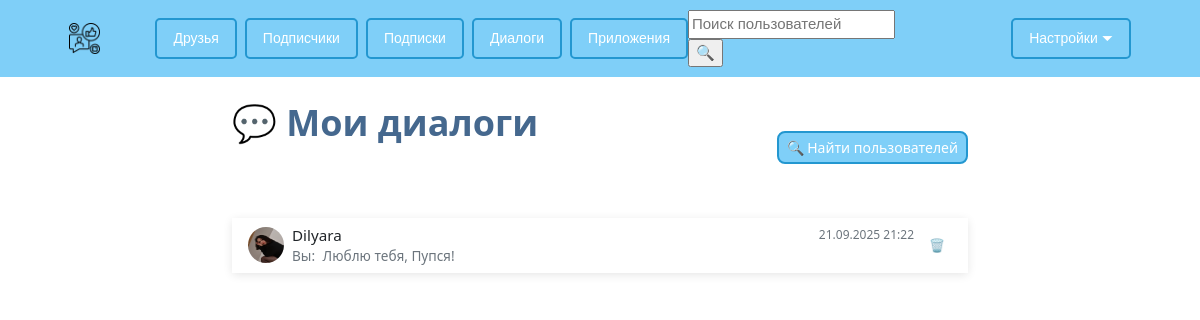
Screenshot of /dialogs/messages/ (signed in) with the database file from the repository.
### Dialogs/models.py (models this page shows, shortened)
class Message(models.Model):
    sender = models.ForeignKey(User,
                               on_delete=models.DO_NOTHING,
                               verbose_name='Отправитель')
    reciever = models.ForeignKey(User,
                                 related_name='to_reciever',
                                 on_delete=models.DO_NOTHING,
                                 verbose_name='Получатель')
    message_text = models.TextField('Текст сообщения')
    message_image = models.ImageField('Изображение',
                                      blank=True,
                                      upload_to='images/messages/')
    message_time = models.DateTimeField('Время отправления')
    is_readed = models.BooleanField('Прочитано',
                                    default=False)
    sender_visibility = models.BooleanField('Отображение у отправителя',
                                            default=True)
    reciever_visibility = models.BooleanField('Отображение у получателя',
                                              default=True)
    class Meta:
        verbose_name = 'Сообщение'
        verbose_name_plural = 'Сообщения'

### Users/models.py (models this page shows, shortened)
class Profile(AbstractUser):
    GENDER_CHOICE = (("M", "М"),
                     ("F", "Ж"),
                     (None, "-"))
    CITY_CHOICE = [('Москва', 'Москва'),
                   ('Санкт-Петербург', 'Санкт-Петербург')]
    COUNTRY_CHOICE = [(None, '-')]
    avatar = models.ImageField('Аватар',
                               blank=True,
                               upload_to='images/avatar/')
    gender = models.CharField('Пол',
                              max_length=1,
                              choices=GENDER_CHOICE,
                              blank=True)
    country = models.CharField('Страна',
                               max_length=100,
                               blank=True,
                               null=True,
                               choices=COUNTRY_CHOICE)
    city = models.CharField('Город',
                            max_length=100,
                            blank=True,
                            null=True,
                            choices=CITY_CHOICE)
    birth_date = models.DateField('Дата рождения',
                                  null=True,
                                  blank=True)
    email = models.CharField('Почтовый адрес', max_length=20,
                             null=False,
                             blank=False)
    short_name = models.CharField('Короткое имя',
                                  max_length=10,
                                  null=True,
                                  blank=True)
    class Meta:
        verbose_name = 'Профиль'
        verbose_name_plural = 'Профили'

### Dialogs/views.py (the view)
# urls.py: path('messages/', v.messages, name='my_dialogs'),
@login_required
def messages(request):
    messages = (Message.objects.filter(sender = request.user, sender_visibility = True) | Message.objects.filter(reciever = request.user, reciever_visibility = True)).order_by("-message_time")
    users = []
    last_messages = []
    for message in messages:
        if message.sender != request.user:
            if not message.sender in users:
                users.append(message.sender)
                last_message = (Message.objects.filter(sender = message.sender, reciever = request.user)|Message.objects.filter(reciever = message.sender, sender = request.user)).order_by("-message_time")[:1]
                last_messages.append(last_message)
        if message.reciever != request.user:
            if not message.reciever in users:
                users.append(message.reciever)
                last_message = (Message.objects.filter(sender = message.reciever, reciever = request.user)|Message.objects.filter(reciever = message.reciever, sender = request.user)).order_by("-message_time")[:1]
                last_messages.append(last_message)
    last_messages_list = []
    for message_query in last_messages:
        for message in message_query:
            if not message.is_readed and message.reciever == request.user:
                last_messages_list.insert(0, message)
            else:
                last_messages_list.append(message)
    users_friends1 = Friend.objects.filter(user = request.user, confirmed = True)
    users_friends2 = Friend.objects.filter(users_friend = request.user, confirmed = True)
    context = {'messages': last_messages_list, 'friends1': users_friends1, 'friends2': users_friends2 }
    return render(request, 'dialogs/my_dialogs.html', context)

### Templates/dialogs/my_dialogs.html (shortened to what this page needs)
{% extends "base.html" %}
{% load static %}
{% block content %}
<div class="container mt-4">
    <div class="row justify-content-center">
        <div class="col-md-8">
            <div class="d-flex justify-content-between align-items-center mb-4">
                <h1 class="friends-title">💬 Мои диалоги</h1>
                <a href="{% url 'Users:search' %}" class="btn btn-primary btn-sm">
                    🔍 Найти пользователей
                </a>
            </div>
            <div class="card">
                <div class="card-body p-0">
                    {% if messages %}
                        <div class="list-group list-group-flush">
                            {% for message in messages %}
                                {% if message.sender != request.user %}
                                    {% with companion=message.sender %}
                                    <a href="{% url 'Dialogs:dialog' companion.id %}"
                                       class="list-group-item list-group-item-action dialog-item">
                                        <div class="d-flex align-items-center">
                                            <div class="dialog-avatar me-2">
                                                {% if companion.avatar %}
                                                    <img src="{{ companion.avatar.url }}"
                                                         alt="{{ companion.username }}"
                                                         class="rounded-circle" width="36" height="36">
                                                {% else %}
                                                    <div class="avatar-placeholder rounded-circle d-flex align-items-center justify-content-center"
                                                         style="width: 36px; height: 36px; background: linear-gradient(135deg, var(--main-color), var(--secondary-color)); color: white; font-size: 0.9rem; font-weight: bold;">
                                                        {{ companion.username|first }}
                                                    </div>
                                                {% endif %}
                                                {% if not message.is_readed and message.reciever == request.user %}
                                                <span class="unread-badge">1</span>
                                                {% endif %}
                                            </div>
                                            <div class="flex-grow-1 me-2">
                                                <div class="d-flex justify-content-between align-items-center mb-1">
                                                    <h6 class="mb-0 dialog-name" style="font-size: 0.95rem;">{{ companion.username }}</h6>
                                                    <small class="text-muted" style="font-size: 0.75rem;">
                                                        {{ message.message_time|date:"d.m.Y H:i" }}
                                                    </small>
                                                </div>
                                                <p class="mb-0 text-muted dialog-preview" style="font-size: 0.85rem; line-height: 1.2;">
                                                    {% if message.sender == request.user %}
                                                        <span class="me-1">Вы:</span>
                                                    {% endif %}
                                                    {{ message.message_text|truncatewords:8 }}
                                                </p>
                                            </div>
                                            <div class="dialog-actions">
                                                <form method="post"
                                                      action="{% url 'Dialogs:delete_dialog' companion.id %}"
                                                      class="d-inline">
                                                    {% csrf_token %}
                                                    <button type="submit"
                                                            class="btn btn-sm btn-outline-danger p-1"
                                                            style="font-size: 0.8rem; min-width: 30px;"
                                                            onclick="return confirm('Удалить диалог с {{ companion.username }}?')">
                                                        🗑️
                                                    </button>
                                                </form>
                                            </div>
                                        </div>
                                    </a>
                                    {% endwith %}
                                {% else %}
                                    {% with companion=message.reciever %}
                                    <a href="{% url 'Dialogs:dialog' companion.id %}"
                                       class="list-group-item list-group-item-action dialog-item">
                                        <div class="d-flex align-items-center">
                                            <div class="dialog-avatar me-2">
                                                {% if companion.avatar %}
                                                    <img src="{{ companion.avatar.url }}"
                                                         alt="{{ companion.username }}"
                                                         class="rounded-circle" width="36" height="36">
                                                {% else %}
                                                    <div class="avatar-placeholder rounded-circle d-flex align-items-center justify-content-center"
                                                         style="width: 36px; height: 36px; background: linear-gradient(135deg, var(--main-color), var(--secondary-color)); color: white; font-size: 0.9rem; font-weight: bold;">
                                                        {{ companion.username|first }}
                                                    </div>
                                                {% endif %}
                                            </div>
                                            <div class="flex-grow-1 me-2">
                                                <div class="d-flex justify-content-between align-items-center mb-1">
                                                    <h6 class="mb-0 dialog-name" style="font-size: 0.95rem;">{{ companion.username }}</h6>
                                                    <small class="text-muted" style="font-size: 0.75rem;">
                                                        {{ message.message_time|date:"d.m.Y H:i" }}
                                                    </small>
                                                </div>
                                                <p class="mb-0 text-muted dialog-preview" style="font-size: 0.85rem; line-height: 1.2;">
                                                    {% if message.sender == request.user %}
                                                        <span class="me-1">Вы:</span>
                                                    {% endif %}
                                                    {{ message.message_text|truncatewords:8 }}
                                                </p>
                                            </div>
                                            <div class="dialog-actions">
                                                <form method="post"
                                                      action="{% url 'Dialogs:delete_dialog' companion.id %}"
                                                      class="d-inline">
                                                    <button type="submit"
                                                            class="btn btn-sm btn-outline-danger p-1"
                                                            style="font-size: 0.8rem; min-width: 30px;"
                                                            onclick="return confirm('Удалить диалог с {{ companion.username }}?')">
                                                        🗑️
                                                    </button>
                                                </form>
                                            </div>
                                        </div>
                                    </a>
                                    {% endwith %}
                                {% endif %}
                            {% endfor %}
                        </div>
                    {% endif %}
                </div>
            </div>
    </div>
</div>
{% endblock %}

### static/css/stylesheet.css (style rules this page uses)
.body { margin: 0; }
.friends-title { color: #45688e; text-align: center; margin-bottom: 50px; font-size: 36px; font-weight: 600; }
.btn { padding: 12px 20px; border: none; border-radius: 8px; font-size: 14px; font-weight: 500; cursor: pointer; text-decoration: none; transition: all 0.3s ease; }
.btn-primary { background: #7fcff8; color: white; border: 2px solid #2397d0; }
.btn { padding: 12px 24px; border: none; border-radius: 8px; font-size: 14px; font-weight: 500; cursor: pointer; text-decoration: none; transition: all 0.3s ease; display: inline-block; }
.btn-sm { padding: 0.25rem 0.5rem; font-size: 0.875rem; }
.card { border: none; box-shadow: 0 2px 10px rgba(0,0,0,0.1); }

### rows the page displays
Message: reciever.avatar (picture), reciever.username "Dilyara", message_time "21.09.2025 21:22", shows "Вы:", message_text "Люблю тебя, Пупся!"
